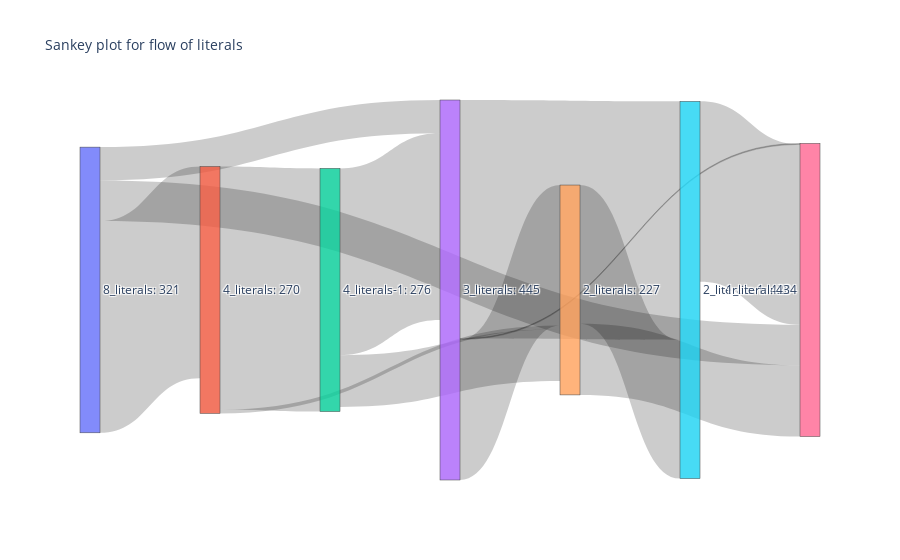

Notebook source saved alongside this figure:
### Code cell
import plotly.graph_objects as go
fig = go.Figure(data=[go.Sankey(
    node = dict(
        pad = 15,
        thickness = 20,
        label = [f'{x}: {final_df[x].sum()}' for x in final_df.columns]
    ),
    link=dict(
        source = sankey_ST['source'],
        target = sankey_ST['target'],
        value = sankey_ST['value']
    ),
)])


fig.update_layout(title_text='Sankey plot for flow of literals', font_size=10)
fig.update_traces(textfont_size=12)
fig.show()

### Figure 1 — Plotly figure (JSON) as saved in the notebook; plotly's stock layout.template omitted (floating-point values rounded to 4 significant figures)
{"data": [{"link": {"source": [1, 3, 0, 2, 5, 3, 4, 4, 2, 0, 0, 1, 3], "target": [2, 5, 1, 3, 6, 4, 5, 6, 4, 6, 3, 4, 6], "value": [263, 258, 229, 202, 195, 152, 150, 77, 56, 44, 36, 4, 1]}, "node": {"label": ["8_literals: 321", "4_literals: 270", "4_literals-1: 276", "3_literals: 445", "2_literals: 227", "2_literals-1: 420", "1_literal: 434"], "pad": 15, "thickness": 20}, "textfont": {"size": 12}, "type": "sankey"}], "layout": {"font": {"size": 10}, "title": {"text": "Sankey plot for flow of literals"}}}
